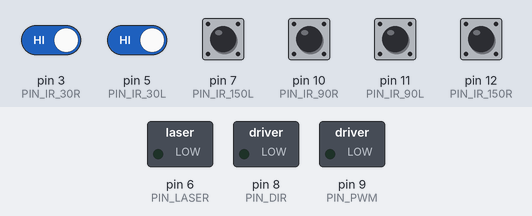
A sketch run on a simulated Arduino Uno, built with avr-gcc and run on an emulated ATmega328P. On the bench: switched loads named in the sketch (green lamp = pin HIGH). The test bench sets the inputs (shaded band); at power-on: pin 3 (PIN_IR_30R), pin 5 (PIN_IR_30L), pin 7 (PIN_IR_150L), pin 10 (PIN_IR_90R), pin 11 (PIN_IR_90L), pin 12 (PIN_IR_150R) HIGH.

Above: at 1.2 s.
1.3 s: pin 3 (PIN_IR_30R) driven LOW
At 2.5 s:
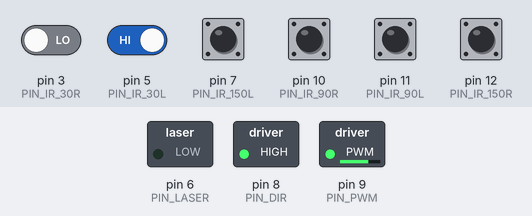
2.8 s: pin 5 (PIN_IR_30L) driven LOW
At 3.5 s:
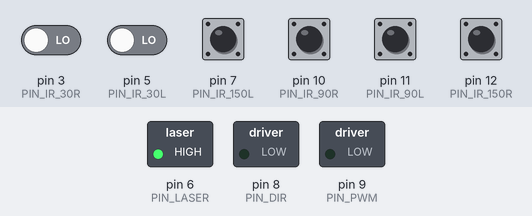
4.4 s: pin 3 (PIN_IR_30R) driven HIGH
At 6.1 s:
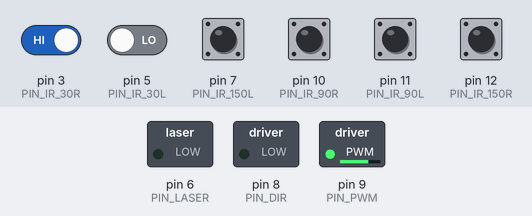
6.4 s: pin 3 (PIN_IR_30R) driven LOW
At 7.3 s:
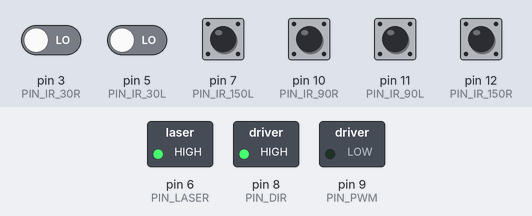
8.1 s: pin 5 (PIN_IR_30L) driven HIGH
At 10.0 s:
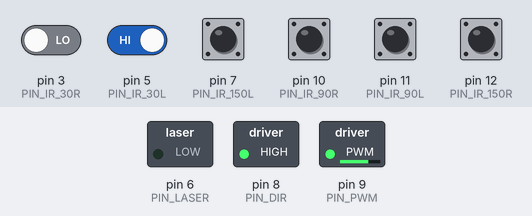
Timing chart, 0 to 11.1 s (numbered marks = the images above; inputs shaded):
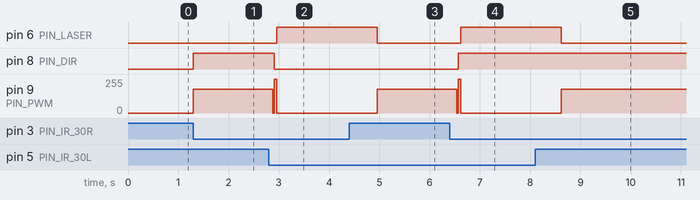

Measured:
- after the input at 1.3 s, pin 8 (PIN_DIR): LOW → HIGH at once; pin 9 (PIN_PWM): 0/255 → 180/255 at once
- after the input at 2.8 s, pin 6 (PIN_LASER): LOW → HIGH after 0.16 s; pin 8 (PIN_DIR): HIGH → LOW after 0.11 s; pin 9 (PIN_PWM): 180/255 → 0/255 after 0.08 s
- after the input at 4.4 s, pin 6 (PIN_LASER): HIGH → LOW after 0.56 s; pin 9 (PIN_PWM): 0/255 → 180/255 after 0.56 s
- after the input at 6.4 s, pin 6 (PIN_LASER): LOW → HIGH after 0.22 s; pin 8 (PIN_DIR): LOW → HIGH after 0.17 s; pin 9 (PIN_PWM): 180/255 → 0/255 after 0.14 s
- after the input at 8.1 s, pin 6 (PIN_LASER): HIGH → LOW after 0.52 s; pin 9 (PIN_PWM): 0/255 → 180/255 after 0.52 s

The sketch:

engg2000_project.ino
```cpp
// ---------------- MOTOR DRIVER (DRV8874) ----------------
const int PIN_DIR = 8;
const int PIN_PWM = 9;

// ---------------- LASER (Active HIGH) ----------------
const int PIN_LASER = 6;

// ---------------- IR SENSOR PIN DEFINITIONS (Active LOW) ----------------
// Angles are relative to laser (0 deg). Positive = clockwise/right.
const int PIN_IR_30R  = 3;   // +30  Front Right
const int PIN_IR_90R  = 10;  // +90  Right  [CRITICAL: currently hanging off bot - DISABLED]
const int PIN_IR_150R = 12;  // +150 Back Right
const int PIN_IR_150L = 7;   // -150 Back Left
const int PIN_IR_90L  = 11;  // -90  Left
const int PIN_IR_30L  = 5;   // -30  Front Left

// ---------------- ACTIVE SENSOR ARRAYS ----------------
const int SENSOR_PINS[] = {
  PIN_IR_30R,    // +30
  PIN_IR_30L,    // -30
  PIN_IR_150R,   // +150
  PIN_IR_150L,   // -150
  PIN_IR_90L,    // -90
  PIN_IR_90R, // +90
};

const int SENSOR_ANGLES[] = {
  30,
  -30,
  150,
  -150,
  -90,
  90,
};

const int NUM_SENSORS = sizeof(SENSOR_PINS) / sizeof(SENSOR_PINS[0]);

// ---------------- MOTOR SPEED ----------------
// Slowest PWM that still reliably overcomes mechanical stiction.
const int SLOW_PWM = 180;
bool wasSpinning = false;

// ---------------- STATE MEMORY ----------------
// Remembers the last known error angle so we can detect when the
// beacon has drifted into the 0 degree blind spot between shrouds.
int lastError = 0;

// Track current motor direction for electrical deadband
int currentDir = -1;

void setup() {
  pinMode(PIN_DIR, OUTPUT);
  pinMode(PIN_PWM, OUTPUT);
  pinMode(PIN_LASER, OUTPUT);

  for (int i = 0; i < NUM_SENSORS; i++) {
    pinMode(SENSOR_PINS[i], INPUT_PULLUP);
  }

  digitalWrite(PIN_LASER, LOW);
  digitalWrite(PIN_PWM, 0);
}

void loop() {
  bool found = false;
  int bestAngle = 0;
  int bestAbs = 9999;

  // 1. SCAN SENSORS
  // Find the triggered sensor closest to 0 degrees
  for (int i = 0; i < NUM_SENSORS; i++) {
    if (digitalRead(SENSOR_PINS[i]) == LOW) {
      int absAngle = abs(SENSOR_ANGLES[i]);
      if (absAngle < bestAbs) {
        bestAbs = absAngle;
        bestAngle = SENSOR_ANGLES[i];
        found = true;
      }
    }
  }

// 2. OVERLAP TARGET LOCK
  bool frontRight = (digitalRead(PIN_IR_30R) == LOW);
  bool frontLeft  = (digitalRead(PIN_IR_30L) == LOW);

  if (frontRight && frontLeft) {
    if (wasSpinning) {
      // HEURISTIC We just hit the edge of the overlap zone.
      // Keep spinning in the current direction for a few milliseconds
      // to push closer to the true center before braking.
      delay(80);

      // 1. Coast Deadband: Drop power to 0 to clear the electrical spike
      analogWrite(PIN_PWM, 0);
      delay(30);

      // 2. Counter-torque brake: Instantly flip direction and pulse power
      digitalWrite(PIN_DIR, !digitalRead(PIN_DIR));
      analogWrite(PIN_PWM, 255);
      delay(50);                 // Brake duration
      wasSpinning = false;
    }

    analogWrite(PIN_PWM, 0);
    digitalWrite(PIN_LASER, HIGH);
    delay(2000);
    return;
  }

  // 3. TRACKING
  if (found) {
    digitalWrite(PIN_LASER, LOW);
    wasSpinning = true;

    if (bestAngle > 0) {
      digitalWrite(PIN_DIR, HIGH); // Target is Right
    } else {
      digitalWrite(PIN_DIR, LOW);  // Target is Left
    }

    analogWrite(PIN_PWM, SLOW_PWM);

    // Minimal pulse bridge to ignore the 38kHz IR flashing gaps
    delay(150);
    return;
  }

  // 4. LOSS OF TARGET
  analogWrite(PIN_PWM, 0);
  digitalWrite(PIN_LASER, LOW);
}
```
